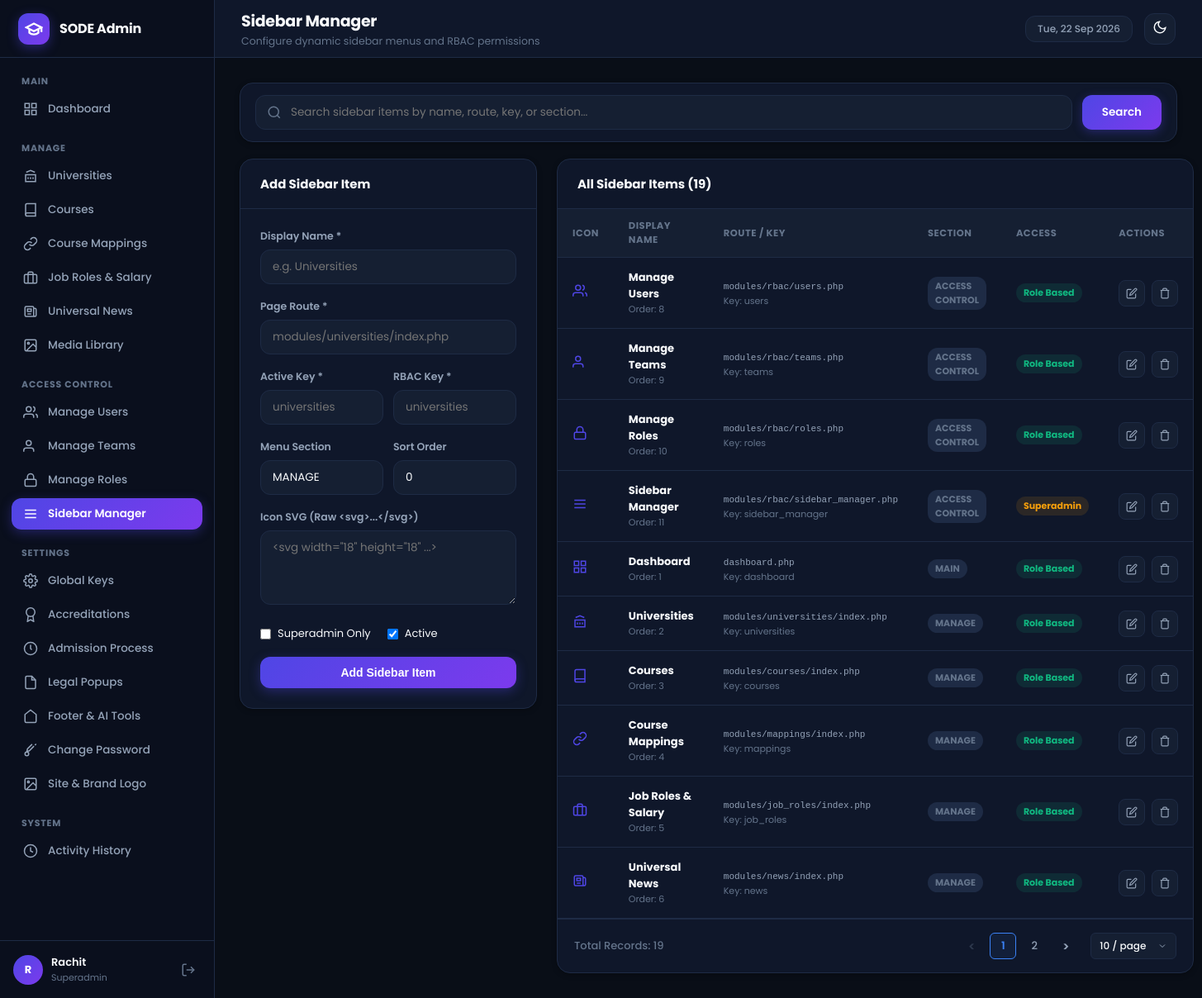
The page /admin/modules/rbac/sidebar_manager.php (signed in) on the database as committed earlier.
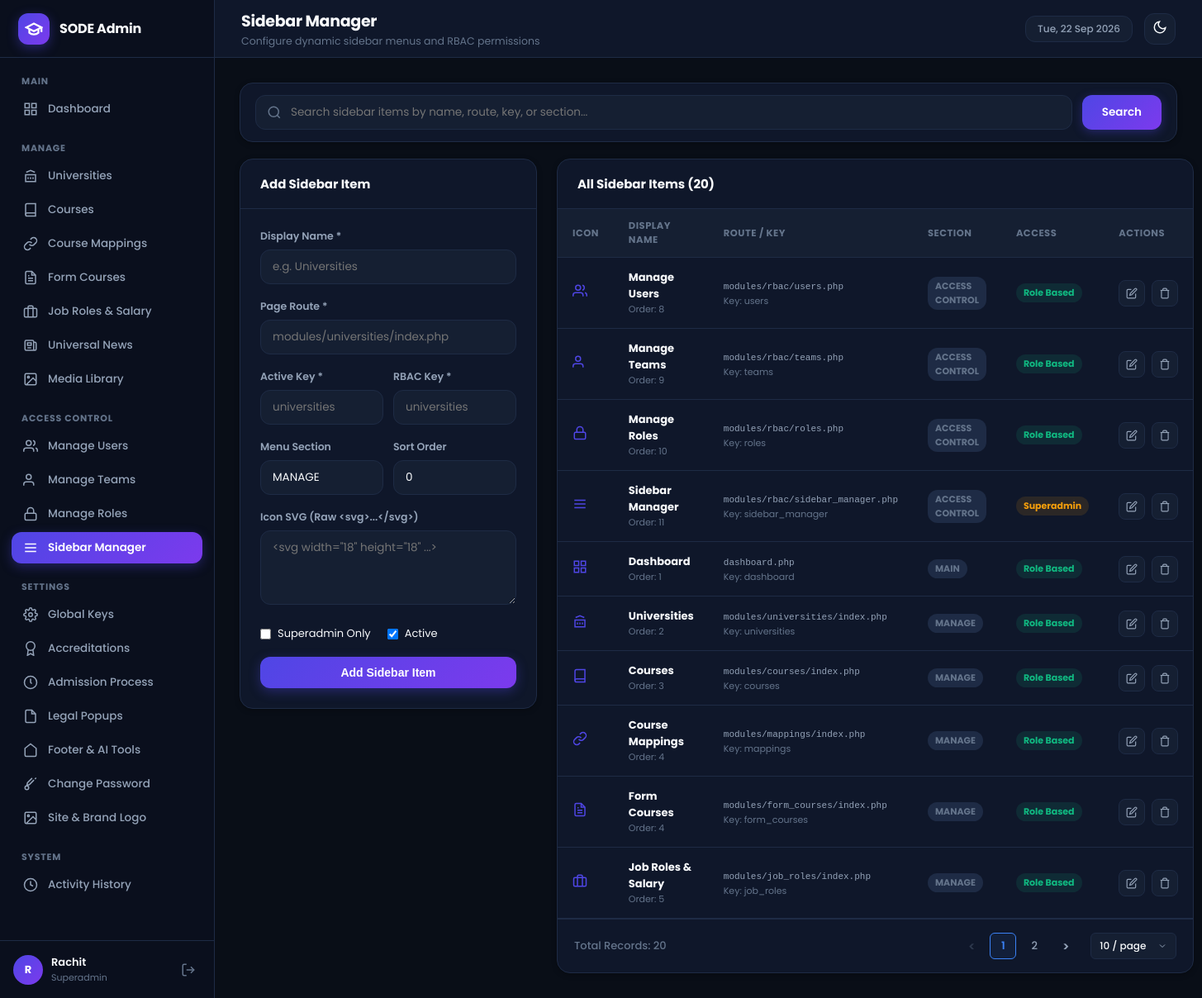
The same page on the database as committed later.
### tables this page shows
CREATE TABLE IF NOT EXISTS `sidebar_items` (
  `id` INT UNSIGNED AUTO_INCREMENT PRIMARY KEY,
  `display_name` VARCHAR(100) NOT NULL,
  `page_route` VARCHAR(255) NOT NULL,
  `sort_order` INT DEFAULT 0,
  `active_page_key` VARCHAR(100) NOT NULL,
  `rbac_module_key` VARCHAR(100) NOT NULL,
  `menu_section` VARCHAR(100) DEFAULT 'Manage',
  `icon_svg` TEXT NULL,
  `is_superadmin_only` TINYINT(1) DEFAULT 0,
  `is_active` TINYINT(1) DEFAULT 1,
  `created_at` TIMESTAMP DEFAULT CURRENT_TIMESTAMP
);

### admin/includes/rbac.php (called while the page is built, shortened)
<?php
function is_superadmin() {
    return !empty($_SESSION['is_superadmin']);
}
    ?>
    <?php
function get_user_sidebar_items() {
    $db = get_db_connection();
    if (is_superadmin()) {
        $stmt = $db->query("SELECT * FROM sidebar_items WHERE is_active = 1 ORDER BY sort_order ASC, id ASC");
        $items = $stmt->fetchAll();
        if (!empty($items)) return $items;
    }
    $role_id = $_SESSION['user_role_id'] ?? 0;
    $stmt = $db->prepare("
        SELECT si.*
        FROM sidebar_items si
        INNER JOIN role_sidebar_access rsa ON si.id = rsa.sidebar_item_id
        WHERE rsa.role_id = :role_id AND si.is_active = 1 AND si.is_superadmin_only = 0
        ORDER BY si.sort_order ASC, si.id ASC
    ");
    $stmt->execute(['role_id' => $role_id]);
    return $stmt->fetchAll();
}

### admin/modules/rbac/sidebar_manager.php (the view, shortened to what the rows shown need)
<?php
$active_page_key = 'sidebar_manager';
$db = get_db_connection();
$search = trim($_GET['q'] ?? '');
$where_sql = "";
$pagination = sode_get_pagination_params(10);
$per_page = $pagination['per_page'];
$offset = $pagination['offset'];
$stmt = $db->prepare("SELECT * FROM sidebar_items $where_sql ORDER BY menu_section ASC, sort_order ASC, id ASC LIMIT :limit OFFSET :offset");
$stmt->bindValue(':limit', $per_page, PDO::PARAM_INT);
$stmt->bindValue(':offset', $offset, PDO::PARAM_INT);
$stmt->execute();
$all_sidebar_items = $stmt->fetchAll();
require_once ADMIN_PATH . '/includes/header.php';
?>
<div class="split-layout">
    <div class="admin-card">
        <div class="table-responsive">
            <table class="admin-table">
                <thead>
                    <tr>
                        <th>Icon</th>
                        <th>Display Name</th>
                        <th>Route / Key</th>
                        <th>Section</th>
                        <th>Access</th>
                        <th>Actions</th>
                    </tr>
                </thead>
                <tbody>
                    <?php if (empty($all_sidebar_items)): ?>
                        <tr><td colspan="6" style="text-align:center; padding:32px; color:var(--text-dim);"><?php echo $search !== '' ? 'No sidebar items match your search query "' . htmlspecialchars($search) . '".' : 'No sidebar items configured.'; ?></td></tr>
                    <?php else: ?>
                        <?php foreach ($all_sidebar_items as $it): ?>
                            <tr>
                                <td style="width:30px;">
                                    <?php if (!empty($it['icon_svg'])): ?>
                                        <div style="color:var(--primary);"><?php echo $it['icon_svg']; ?></div>
                                    <?php else: ?>
                                        <span style="color:var(--text-dim);">-</span>
                                    <?php endif; ?>
                                </td>
                                <td>
                                    <strong><?php echo htmlspecialchars($it['display_name']); ?></strong>
                                    <div style="font-size:11px; color:var(--text-dim);">Order: <?php echo $it['sort_order']; ?></div>
                                </td>
                                <td>
                                    <code style="font-size:11px; color:var(--text-muted);"><?php echo htmlspecialchars($it['page_route']); ?></code>
                                    <div style="font-size:11px; color:var(--text-dim);">Key: <?php echo htmlspecialchars($it['rbac_module_key']); ?></div>
                                </td>
                                <td>
                                    <span class="badge badge-muted"><?php echo htmlspecialchars($it['menu_section']); ?></span>
                                </td>
                                <td>
                                    <?php if ($it['is_superadmin_only']): ?>
                                        <span class="badge badge-warning">Superadmin</span>
                                    <?php else: ?>
                                        <span class="badge badge-success">Role Based</span>
                                    <?php endif; ?>
                                </td>
                                <td>
                                    <div class="table-actions">
                                        <a href="<?php echo BASE_URL; ?>/modules/rbac/sidebar_manager.php?edit_id=<?php echo $it['id']; ?>" class="action-btn" title="Edit">
                                            <svg width="14" height="14" viewBox="0 0 24 24" fill="none" stroke="currentColor" stroke-width="2"><path d="M11 4H4a2 2 0 0 0-2 2v14a2 2 0 0 0 2 2h14a2 2 0 0 0 2-2v-7"></path><path d="M18.5 2.5a2.121 2.121 0 0 1 3 3L12 15l-4 1 1-4 9.5-9.5z"></path></svg>
                                        </a>
                                        <form method="POST" action="" class="confirm-delete" style="display:inline;">
                                            <button type="submit" class="action-btn delete-btn" title="Delete">
                                                <svg width="14" height="14" viewBox="0 0 24 24" fill="none" stroke="currentColor" stroke-width="2"><polyline points="3 6 5 6 21 6"></polyline><path d="M19 6v14a2 2 0 0 1-2 2H7a2 2 0 0 1-2-2V6m3 0V4a2 2 0 0 1 2-2h4a2 2 0 0 1 2 2v2"></path></svg>
                                            </button>
                                        </form>
                                    </div>
                                </td>
                            </tr>
                        <?php endforeach; ?>
                    <?php endif; ?>
                </tbody>
            </table>
        </div>
    </div>
</div>
<?php
require_once ADMIN_PATH . '/includes/footer.php';
?>

### admin/includes/sidebar.php (shortened to what the rows shown need)
<?php
$sidebar_items = get_user_sidebar_items();
$grouped_items = [];
foreach ($sidebar_items as $item) {
    $section = !empty($item['menu_section']) ? strtoupper($item['menu_section']) : 'MANAGE';
    $grouped_items[$section][] = $item;
}
if (empty($active_page_key)) {
    $current_script = str_replace('\\', '/', $_SERVER['SCRIPT_NAME'] ?? $_SERVER['PHP_SELF'] ?? '');
    if (preg_match('#/modules/([^/]+)/#', $current_script, $matches)) {
        $current_page_key = $matches[1];
    } elseif (strpos($current_script, 'dashboard.php') !== false) {
        $current_page_key = 'dashboard';
    } else {
        $current_page_key = '';
    }
} else {
    $current_page_key = $active_page_key;
}
?>
<aside class="app-sidebar" id="app-sidebar">
    <nav class="sidebar-nav">
        <?php foreach ($grouped_items as $section_title => $section_items): ?>
            <div class="nav-section">
                <div class="nav-section-title"><?php echo htmlspecialchars($section_title); ?></div>
                <ul class="nav-list">
                    <?php foreach ($section_items as $item):
                        $route = (strpos($item['page_route'], 'http') === 0) ? $item['page_route'] : BASE_URL . '/' . ltrim($item['page_route'], '/');
                        $is_active = ($current_page_key !== '' && $current_page_key === $item['active_page_key']);
                    ?>
                        <li class="nav-item <?php echo $is_active ? 'active' : ''; ?>">
                            <a href="<?php echo htmlspecialchars($route); ?>">
                                <?php if (!empty($item['icon_svg'])): ?>
                                    <?php echo $item['icon_svg']; ?>
                                <?php else: ?>
                                    <svg width="18" height="18" viewBox="0 0 24 24" fill="none" stroke="currentColor" stroke-width="2"><circle cx="12" cy="12" r="4"></circle></svg>
                                <?php endif; ?>
                                <span><?php echo htmlspecialchars($item['display_name']); ?></span>
                            </a>
                        </li>
                    <?php endforeach; ?>
                </ul>
            </div>
        <?php endforeach; ?>
    </nav>
</aside>

Rows that differ between the two databases and show on the page:
no longer on one of the page's lists (row unchanged): sidebar_items: display_name "Universal News", sort_order "6", page_route "modules/news/index.php", rbac_module_key "news", menu_section "MANAGE"
added sidebar_items: display_name "Form Courses", sort_order "4", page_route "modules/form_courses/index.php", rbac_module_key "form_courses", menu_section "MANAGE", is_superadmin_only "Role Based"
Other text that changed with them:
$total_sidebar_items: "19" → "20"
$total_records: "19" → "20"
